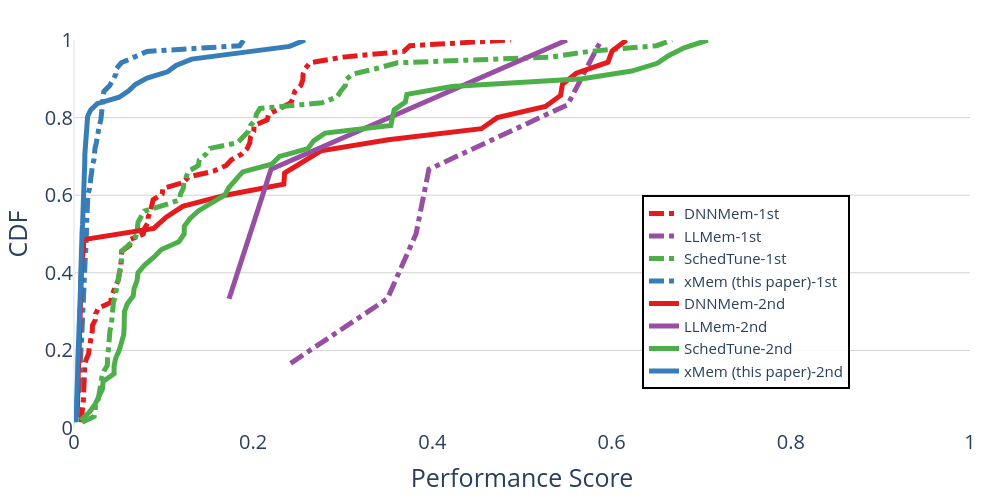

Notebook code for this chart:
### Markdown cell above
## Performance Score CDF for Monte Carlo Experiment

### Code cell
fig = e_plot.plot_cdf_random_test_estimator_performance_score(
    title="Evaluation-CDF of Performance Score for Monte Carlo Experiment",
    data_dir=monte_carlo_dir,
    probability_weight=0.7,
    error_weight=0.3,
    image_size=[800, 800],
    line_width=6,
    legend_font_size=30,
    font_size=40,
    tickfont_size=30,
    view_mode=view_mode
)
fig.show()
